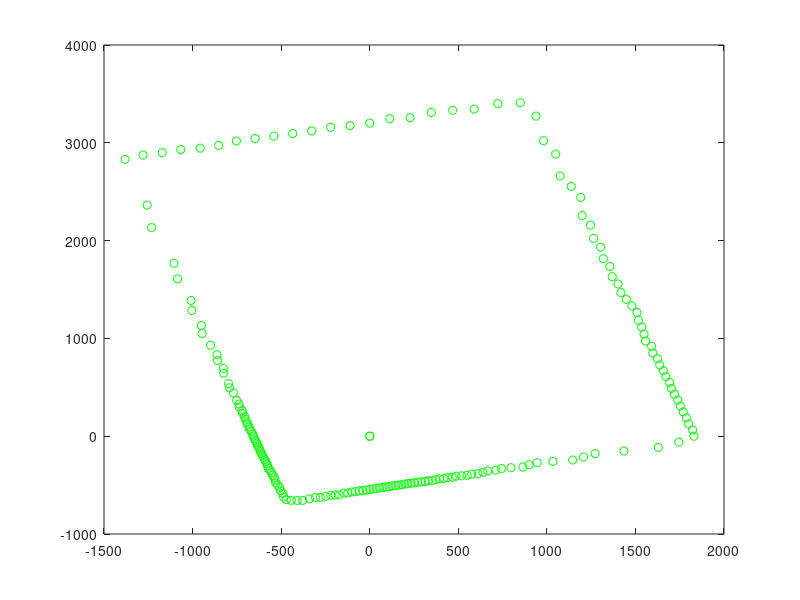

This chart was generated by the following MATLAB code: (Note: this script raises an error after producing the figure.)
close all;

fileID = fopen('debug_data/rot_1.txt','r');

formatSpec = '%d';
A = fscanf(fileID,formatSpec);
fclose(fileID);

A = reshape(A, [], 2);

ang = -deg2rad(0:2:358)';
dist = A(:, 1);

figure;
plot(cos(ang) .* dist, sin(ang) .* dist, "go");

make_arena;
ROBOT_POSE = [500, 500, 0];
[ddx,ddy,dda,C] = Cox_LineFit(ang', dist', ROBOT_POSE, LINEMODEL, [alfa beta gamma]);
